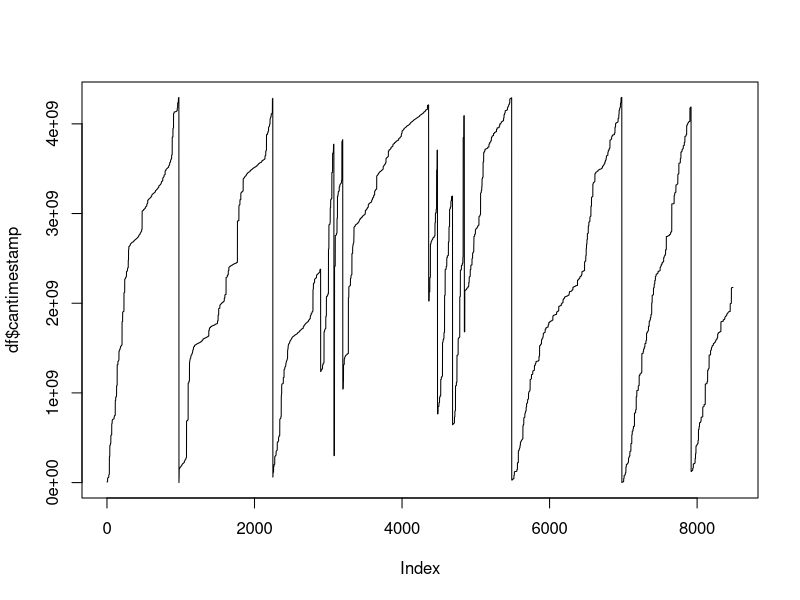

The R script that drew this image:
## ---- chunk 1
library(tidyverse)
## ---- chunk 2
df <- read_csv2("raw_data/Tracking/rawdata20210610.csv")
df$data <- as.character(df$data)
## ---- chunk 3
range(df$cantimestamp)
df$time <- df$cantimestamp - min(df$cantimestamp)
df[1:10,]

plot(df$cantimestamp, type="l")
## ---- chunk 4

## ---- chunk 5
time <- sub("^\\S+\\s+", '', df$datetimestamp)
hours <- sub("\\:.*", "", time)
table(hours)
## ---- chunk 6
df$date <- format(as.POSIXct(df$datetimestamp,format="%m.%d.%Y %H:%M:%S:%OS"),"%m.%d.%Y")
  
df$time <- sub("^\\S+\\s+", '', df$datetimestamp)
  

xx <- strsplit(df$time, split=":")

xx
xxx <- matrix(unlist(xx), ncol = 4, byrow = TRUE)
xxx[,1]
xxx[,2]
xxx[,3]
as.numeric(xxx[,4])

df$ms<-
  (3600000 * as.numeric(xxx[,1])) +
(60000 * as.numeric(xxx[,2])) +
(1000 * as.numeric(xxx[,3])) +
(1 * as.numeric(xxx[,4]))
## ---- chunk 7
head(df)
## ---- chunk 8
df2 <- read_csv2("raw_data/Tracking/rawdata20210604.csv")
head(df2)
## ---- chunk 9

df2$date <- format(as.POSIXct(df2$datetimestamp,format="%m.%d.%Y %H:%M:%S:%OS"),"%m.%d.%Y")
  
df2$time <- sub("^\\S+\\s+", '', df2$datetimestamp)
  

xx <- strsplit(df2$time, split=":")

xx
xxx <- matrix(unlist(xx), ncol = 4, byrow = TRUE)
xxx[,1]
xxx[,2]
xxx[,3]
as.numeric(xxx[,4])

df2$ms<-
  (3600000 * as.numeric(xxx[,1])) +
(60000 * as.numeric(xxx[,2])) +
(1000 * as.numeric(xxx[,3])) +
(1 * as.numeric(xxx[,4]))

df$ms <- df$ms * 8.64e+7 * 6
df$ms <- as.character(df$ms - 40089792)
## ---- chunk 10
head(as.character(df$ms))
## ---- chunk 11
mouse2 <- df %>% 
  filter(data==900133000459722 | data==900133000459721) %>%
  as.data.frame()
z <- mouse2$deviceid
rle(z)$values
## ---- chunk 12

x <- c(17, 19, 17 , 3  ,9 , 3, 17, 19, 17,  3 , 9 , 3, 17 ,19, 17,  3 ,17,
       19 , 3 , 9 , 3 ,19,  3, 17,  3, 17,  9 , 3, 17, 19,  3, 17, 19  ,9 , 3)

#17-9
#3-19

# how do you identify "bad" combinations?

z <- c("a", "b", "a", "c", "d", "b")

#find row numbers in the original dataset (or number of element) that fail a criteria.
# e.g. a->c transitions


### use differences between values that trigger some criteria e.g. can't be -16 / +16
## use a transition matrix......   
# before-> after table - identify bad things.

